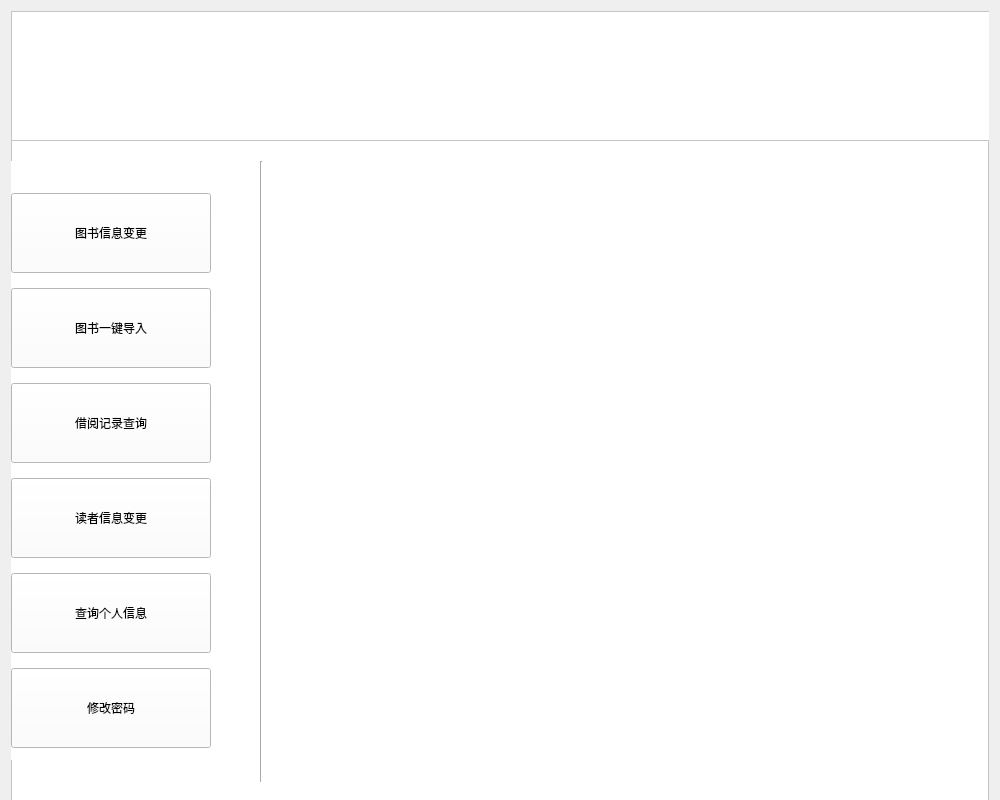
<?xml version="1.0" encoding="UTF-8"?>
<ui version="4.0">
 <class>administerWindow</class>
 <widget class="QWidget" name="administerWindow">
  <property name="geometry">
   <rect>
    <x>0</x>
    <y>0</y>
    <width>1000</width>
    <height>800</height>
   </rect>
  </property>
  <property name="minimumSize">
   <size>
    <width>1000</width>
    <height>800</height>
   </size>
  </property>
  <property name="maximumSize">
   <size>
    <width>1000</width>
    <height>800</height>
   </size>
  </property>
  <property name="baseSize">
   <size>
    <width>0</width>
    <height>100</height>
   </size>
  </property>
  <property name="windowTitle">
   <string>Form</string>
  </property>
  <property name="autoFillBackground">
   <bool>false</bool>
  </property>
  <layout class="QHBoxLayout" name="horizontalLayout">
   <item>
    <widget class="QFrame" name="frame">
     <property name="sizePolicy">
      <sizepolicy hsizetype="Fixed" vsizetype="Expanding">
       <horstretch>0</horstretch>
       <verstretch>0</verstretch>
      </sizepolicy>
     </property>
     <property name="minimumSize">
      <size>
       <width>800</width>
       <height>1000</height>
      </size>
     </property>
     <property name="maximumSize">
      <size>
       <width>100000</width>
       <height>100000</height>
      </size>
     </property>
     <property name="styleSheet">
      <string notr="true">background-color: rgb(255, 255, 255);</string>
     </property>
     <property name="frameShape">
      <enum>QFrame::StyledPanel</enum>
     </property>
     <property name="frameShadow">
      <enum>QFrame::Raised</enum>
     </property>
     <widget class="QGraphicsView" name="Title">
      <property name="geometry">
       <rect>
        <x>0</x>
        <y>0</y>
        <width>1000</width>
        <height>130</height>
       </rect>
      </property>
      <property name="styleSheet">
       <string notr="true">background-image: url(:/image/捕获.PNG);</string>
      </property>
     </widget>
     <widget class="QWidget" name="verticalLayoutWidget">
      <property name="geometry">
       <rect>
        <x>0</x>
        <y>150</y>
        <width>202</width>
        <height>599</height>
       </rect>
      </property>
      <layout class="QVBoxLayout" name="verticalLayout">
       <property name="spacing">
        <number>3</number>
       </property>
       <property name="topMargin">
        <number>20</number>
       </property>
       <item>
        <widget class="QPushButton" name="pb_alterbook">
         <property name="minimumSize">
          <size>
           <width>200</width>
           <height>80</height>
          </size>
         </property>
         <property name="maximumSize">
          <size>
           <width>200</width>
           <height>80</height>
          </size>
         </property>
         <property name="styleSheet">
          <string notr="true">
font: 16pt &quot;Adobe Devanagari&quot;;
</string>
         </property>
         <property name="text">
          <string>图书信息变更</string>
         </property>
        </widget>
       </item>
       <item>
        <widget class="QPushButton" name="pb_bookimport">
         <property name="minimumSize">
          <size>
           <width>200</width>
           <height>80</height>
          </size>
         </property>
         <property name="maximumSize">
          <size>
           <width>200</width>
           <height>80</height>
          </size>
         </property>
         <property name="styleSheet">
          <string notr="true">font: 16pt &quot;Adobe Devanagari&quot;;</string>
         </property>
         <property name="text">
          <string>图书一键导入</string>
         </property>
        </widget>
       </item>
       <item>
        <widget class="QPushButton" name="pb_infoborrow">
         <property name="minimumSize">
          <size>
           <width>200</width>
           <height>80</height>
          </size>
         </property>
         <property name="maximumSize">
          <size>
           <width>200</width>
           <height>80</height>
          </size>
         </property>
         <property name="styleSheet">
          <string notr="true">font: 16pt &quot;Adobe Devanagari&quot;;</string>
         </property>
         <property name="text">
          <string>借阅记录查询</string>
         </property>
        </widget>
       </item>
       <item>
        <widget class="QPushButton" name="pb_alterreader">
         <property name="minimumSize">
          <size>
           <width>200</width>
           <height>80</height>
          </size>
         </property>
         <property name="maximumSize">
          <size>
           <width>200</width>
           <height>80</height>
          </size>
         </property>
         <property name="styleSheet">
          <string notr="true">font: 16pt &quot;Adobe Devanagari&quot;;</string>
         </property>
         <property name="text">
          <string>读者信息变更</string>
         </property>
        </widget>
       </item>
       <item>
        <widget class="QPushButton" name="pb_queryself">
         <property name="minimumSize">
          <size>
           <width>200</width>
           <height>80</height>
          </size>
         </property>
         <property name="maximumSize">
          <size>
           <width>200</width>
           <height>80</height>
          </size>
         </property>
         <property name="styleSheet">
          <string notr="true">font: 16pt &quot;Adobe Devanagari&quot;;</string>
         </property>
         <property name="text">
          <string>查询个人信息</string>
         </property>
        </widget>
       </item>
       <item>
        <widget class="QPushButton" name="pb_alterpwd">
         <property name="minimumSize">
          <size>
           <width>200</width>
           <height>80</height>
          </size>
         </property>
         <property name="maximumSize">
          <size>
           <width>200</width>
           <height>80</height>
          </size>
         </property>
         <property name="styleSheet">
          <string notr="true">font: 16pt &quot;Adobe Devanagari&quot;;</string>
         </property>
         <property name="text">
          <string>修改密码</string>
         </property>
        </widget>
       </item>
      </layout>
     </widget>
     <widget class="Line" name="line">
      <property name="geometry">
       <rect>
        <x>240</x>
        <y>150</y>
        <width>20</width>
        <height>621</height>
       </rect>
      </property>
      <property name="styleSheet">
       <string notr="true">font: 75 9pt &quot;Adobe Devanagari&quot;;</string>
      </property>
      <property name="orientation">
       <enum>Qt::Vertical</enum>
      </property>
     </widget>
    </widget>
   </item>
  </layout>
 </widget>
 <resources/>
 <connections/>
</ui>
